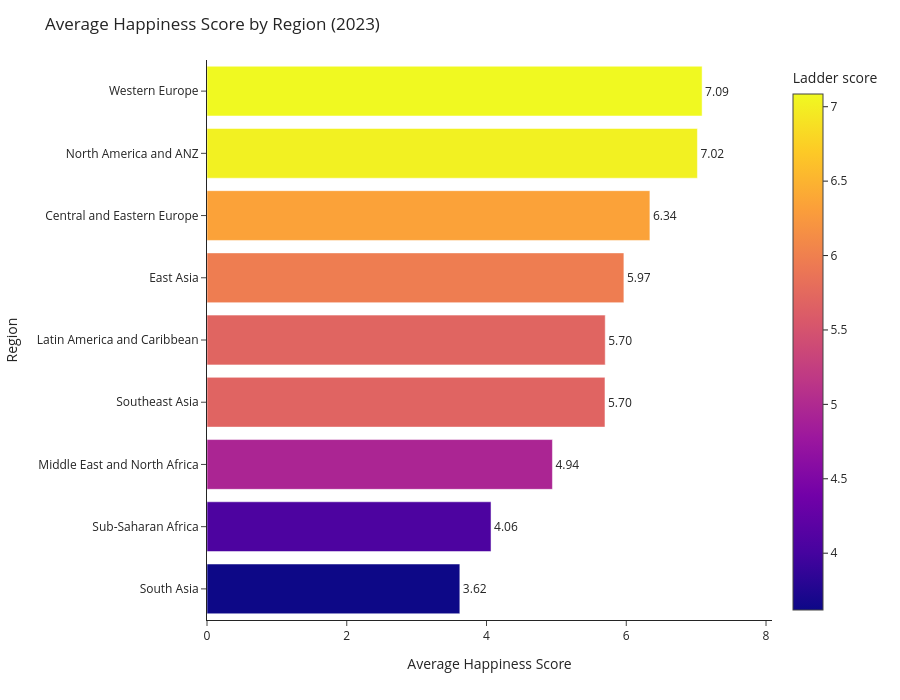

Source (notebook cell):
### Code cell
# =========================
# TASK 1 — FULL SOLUTION
# =========================

# Imports
import pandas as pd
import plotly.express as px

# Load dataset
df = pd.read_csv(
    r"C:\Users\Administrator\Desktop\data-viz-class-material\data\world_happiness_2023.csv"
)

# Check columns
print(df.columns)

# ---- IMPORTANT ----
# Adjust these column names if necessary
# Common 2023 names:
# 'Country name'
# 'Regional indicator'
# 'Ladder score'

# Average happiness score by region
region_avg = (
    df.groupby('Regional indicator')['Ladder score']
      .mean()
      .reset_index()
      .sort_values('Ladder score', ascending=True)
)

# Create horizontal bar chart
fig = px.bar(
    region_avg,
    x='Ladder score',
    y='Regional indicator',
    orientation='h',
    text='Ladder score',
    color='Ladder score'
)

# Format labels
fig.update_traces(
    texttemplate='%{text:.2f}',
    textposition='outside'
)

# Layout improvements
fig.update_layout(
    title='Average Happiness Score by Region (2023)',
    xaxis_title='Average Happiness Score',
    yaxis_title='Region',
    template='simple_white',
    height=700
)

# Zero baseline
fig.update_xaxes(range=[0, region_avg['Ladder score'].max() + 1])

# Show chart
fig.show()

### Figure 1 — Plotly figure (JSON) as saved in the notebook; plotly's stock layout.template omitted (floating-point values rounded to 4 significant figures)
{"data": [{"hovertemplate": "Ladder score=%{marker.color}<br>Regional indicator=%{y}<extra></extra>", "legendgroup": "", "marker": {"color": [3.618, 4.065, 4.943, 5.695, 5.699, 5.966, 6.338, 7.018, 7.086], "coloraxis": "coloraxis", "pattern": {"shape": ""}}, "name": "", "orientation": "h", "showlegend": false, "text": [3.618, 4.065, 4.943, 5.695, 5.699, 5.966, 6.338, 7.018, 7.086], "textposition": "outside", "texttemplate": "%{text:.2f}", "type": "bar", "x": [3.618, 4.065, 4.943, 5.695, 5.699, 5.966, 6.338, 7.018, 7.086], "xaxis": "x", "y": ["South Asia", "Sub-Saharan Africa", "Middle East and North Africa", "Southeast Asia", "Latin America and Caribbean", "East Asia", "Central and Eastern Europe", "North America and ANZ", "Western Europe"], "yaxis": "y"}], "layout": {"barmode": "relative", "coloraxis": {"colorbar": {"title": {"text": "Ladder score"}}, "colorscale": [[0, "#0d0887"], [0.1111, "#46039f"], [0.2222, "#7201a8"], [0.3333, "#9c179e"], [0.4444, "#bd3786"], [0.5556, "#d8576b"], [0.6667, "#ed7953"], [0.7778, "#fb9f3a"], [0.8889, "#fdca26"], [1, "#f0f921"]]}, "height": 700, "legend": {"tracegroupgap": 0}, "margin": {"t": 60}, "title": {"text": "Average Happiness Score by Region (2023)"}, "xaxis": {"anchor": "y", "domain": [0, 1], "range": [0, 8.086], "title": {"text": "Average Happiness Score"}}, "yaxis": {"anchor": "x", "domain": [0, 1], "title": {"text": "Region"}}}}
